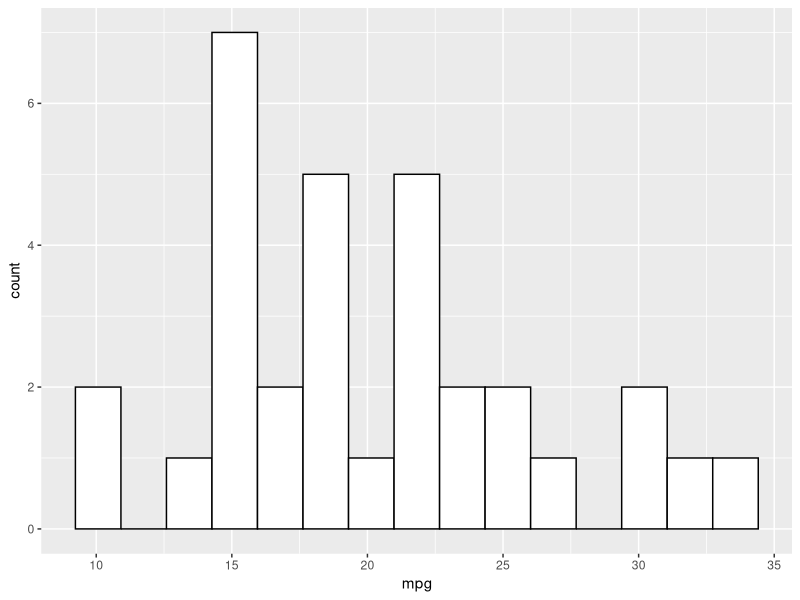

Write the R code that produced this figure.
## ---- chunk 1
library(tidyverse)

ggplot(data = mtcars, aes(x = mpg)) + 
  geom_histogram(color = "black", fill = "white", bins = 15)

